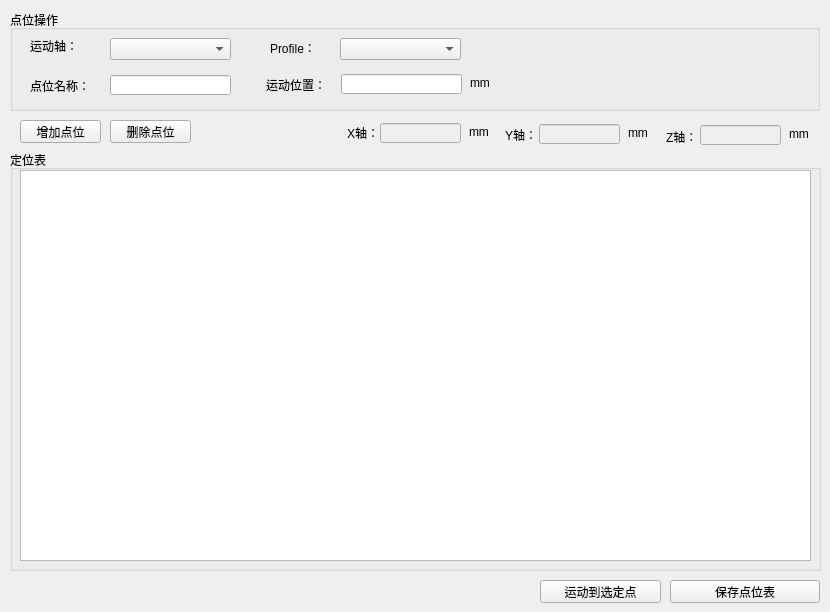
   <widget class="QWidget" name="tabPointDefine">
    <attribute name="title">
     <string>点位表【定义】</string>
    </attribute>
    <widget class="QGroupBox" name="groupBox_7">
     <property name="geometry">
      <rect>
       <x>10</x>
       <y>10</y>
       <width>810</width>
       <height>101</height>
      </rect>
     </property>
     <property name="title">
      <string>点位操作</string>
     </property>
     <widget class="QLabel" name="label_39">
      <property name="geometry">
       <rect>
        <x>20</x>
        <y>28</y>
        <width>61</width>
        <height>16</height>
       </rect>
      </property>
      <property name="text">
       <string>运动轴：</string>
      </property>
     </widget>
     <widget class="QComboBox" name="comboBox_pt_mtr">
      <property name="geometry">
       <rect>
        <x>100</x>
        <y>28</y>
        <width>121</width>
        <height>22</height>
       </rect>
      </property>
     </widget>
     <widget class="QComboBox" name="comboBox_pt_prof">
      <property name="geometry">
       <rect>
        <x>330</x>
        <y>28</y>
        <width>121</width>
        <height>22</height>
       </rect>
      </property>
     </widget>
     <widget class="QLabel" name="label_40">
      <property name="geometry">
       <rect>
        <x>260</x>
        <y>28</y>
        <width>71</width>
        <height>20</height>
       </rect>
      </property>
      <property name="text">
       <string>Profile：</string>
      </property>
     </widget>
     <widget class="QLabel" name="label_36">
      <property name="geometry">
       <rect>
        <x>20</x>
        <y>65</y>
        <width>81</width>
        <height>21</height>
       </rect>
      </property>
      <property name="text">
       <string>点位名称：</string>
      </property>
     </widget>
     <widget class="QLineEdit" name="lineEdit_pt_name">
      <property name="geometry">
       <rect>
        <x>100</x>
        <y>65</y>
        <width>121</width>
        <height>20</height>
       </rect>
      </property>
     </widget>
     <widget class="QLabel" name="label_46">
      <property name="geometry">
       <rect>
        <x>460</x>
        <y>65</y>
        <width>21</width>
        <height>16</height>
       </rect>
      </property>
      <property name="text">
       <string>mm</string>
      </property>
     </widget>
     <widget class="QLineEdit" name="lineEdit_pt_posn">
      <property name="geometry">
       <rect>
        <x>331</x>
        <y>64</y>
        <width>121</width>
        <height>20</height>
       </rect>
      </property>
     </widget>
     <widget class="QLabel" name="label_47">
      <property name="geometry">
       <rect>
        <x>256</x>
        <y>64</y>
        <width>81</width>
        <height>21</height>
       </rect>
      </property>
      <property name="text">
       <string>运动位置：</string>
      </property>
     </widget>
    </widget>
    <widget class="QPushButton" name="pushButton_pt_add">
     <property name="geometry">
      <rect>
       <x>20</x>
       <y>120</y>
       <width>81</width>
       <height>23</height>
      </rect>
     </property>
     <property name="text">
      <string>增加点位</string>
     </property>
    </widget>
    <widget class="QPushButton" name="pushButton_pt_del">
     <property name="geometry">
      <rect>
       <x>110</x>
       <y>120</y>
       <width>81</width>
       <height>23</height>
      </rect>
     </property>
     <property name="text">
      <string>删除点位</string>
     </property>
    </widget>
    <widget class="QLabel" name="label_38">
     <property name="geometry">
      <rect>
       <x>469</x>
       <y>124</y>
       <width>21</width>
       <height>16</height>
      </rect>
     </property>
     <property name="text">
      <string>mm</string>
     </property>
    </widget>
    <widget class="QLineEdit" name="lineEdit_pt_xPosn">
     <property name="enabled">
      <bool>false</bool>
     </property>
     <property name="geometry">
      <rect>
       <x>380</x>
       <y>123</y>
       <width>81</width>
       <height>20</height>
      </rect>
     </property>
    </widget>
    <widget class="QLabel" name="label_41">
     <property name="geometry">
      <rect>
       <x>347</x>
       <y>122</y>
       <width>41</width>
       <height>21</height>
      </rect>
     </property>
     <property name="text">
      <string>X轴：</string>
     </property>
    </widget>
    <widget class="QLineEdit" name="lineEdit_pt_yPosn">
     <property name="enabled">
      <bool>false</bool>
     </property>
     <property name="geometry">
      <rect>
       <x>539</x>
       <y>124</y>
       <width>81</width>
       <height>20</height>
      </rect>
     </property>
    </widget>
    <widget class="QLabel" name="label_42">
     <property name="geometry">
      <rect>
       <x>628</x>
       <y>125</y>
       <width>21</width>
       <height>16</height>
      </rect>
     </property>
     <property name="text">
      <string>mm</string>
     </property>
    </widget>
    <widget class="QLabel" name="label_43">
     <property name="geometry">
      <rect>
       <x>505</x>
       <y>124</y>
       <width>41</width>
       <height>21</height>
      </rect>
     </property>
     <property name="text">
      <string>Y轴：</string>
     </property>
    </widget>
    <widget class="QLabel" name="label_44">
     <property name="geometry">
      <rect>
       <x>789</x>
       <y>126</y>
       <width>21</width>
       <height>16</height>
      </rect>
     </property>
     <property name="text">
      <string>mm</string>
     </property>
    </widget>
    <widget class="QLabel" name="label_45">
     <property name="geometry">
      <rect>
       <x>666</x>
       <y>126</y>
       <width>41</width>
       <height>21</height>
      </rect>
     </property>
     <property name="text">
      <string>Z轴：</string>
     </property>
    </widget>
    <widget class="QLineEdit" name="lineEdit_pt_zPosn">
     <property name="enabled">
      <bool>false</bool>
     </property>
     <property name="geometry">
      <rect>
       <x>700</x>
       <y>125</y>
       <width>81</width>
       <height>20</height>
      </rect>
     </property>
    </widget>
    <widget class="QGroupBox" name="groupBox_4">
     <property name="geometry">
      <rect>
       <x>10</x>
       <y>150</y>
       <width>811</width>
       <height>421</height>
      </rect>
     </property>
     <property name="title">
      <string>定位表</string>
     </property>
     <widget class="QTableView" name="tableView_pt">
      <property name="geometry">
       <rect>
        <x>10</x>
        <y>20</y>
        <width>791</width>
        <height>391</height>
       </rect>
      </property>
     </widget>
    </widget>
    <widget class="QPushButton" name="pushButton_pt_save">
     <property name="geometry">
      <rect>
       <x>670</x>
       <y>580</y>
       <width>150</width>
       <height>23</height>
      </rect>
     </property>
     <property name="text">
      <string>保存点位表</string>
     </property>
    </widget>
    <widget class="QPushButton" name="pushButton_pt_moveTo">
     <property name="geometry">
      <rect>
       <x>540</x>
       <y>580</y>
       <width>121</width>
       <height>23</height>
      </rect>
     </property>
     <property name="text">
      <string>运动到选定点</string>
     </property>
    </widget>
    <zorder>groupBox_4</zorder>
    <zorder>groupBox_7</zorder>
    <zorder>pushButton_pt_add</zorder>
    <zorder>pushButton_pt_del</zorder>
    <zorder>label_38</zorder>
    <zorder>lineEdit_pt_xPosn</zorder>
    <zorder>label_41</zorder>
    <zorder>lineEdit_pt_yPosn</zorder>
    <zorder>label_42</zorder>
    <zorder>label_43</zorder>
    <zorder>label_44</zorder>
    <zorder>label_45</zorder>
    <zorder>lineEdit_pt_zPosn</zorder>
    <zorder>pushButton_pt_save</zorder>
    <zorder>pushButton_pt_moveTo</zorder>
   </widget>
